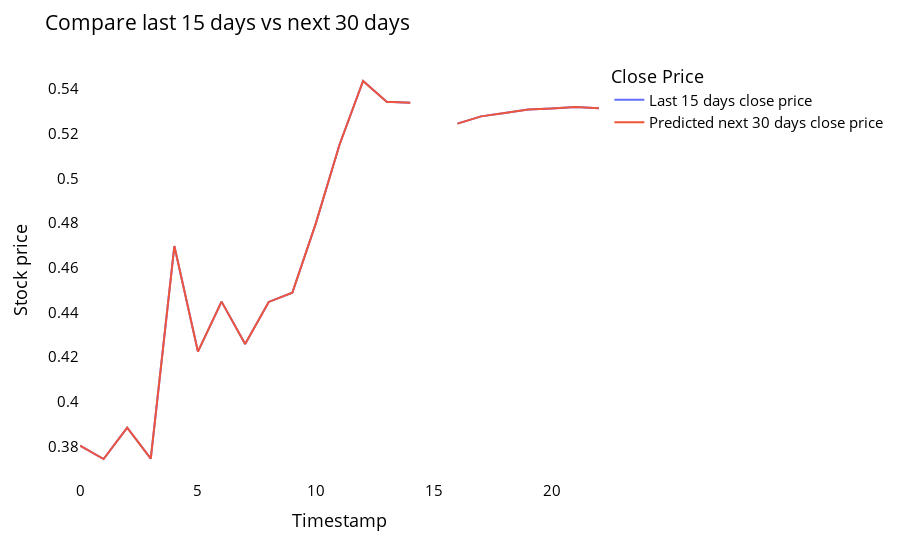

Notebook code cell kept with this figure:
### Code cell
temp_mat = np.empty((len(last_days)+pred_days+1,1))
temp_mat[:] = np.nan
temp_mat = temp_mat.reshape(1,-1).tolist()[0]

last_original_days_value = temp_mat
next_predicted_days_value = temp_mat

last_original_days_value[0:time_step+1] = scaler.inverse_transform(closedf[len(closedf)-time_step:]).reshape(1,-1).tolist()[0]
next_predicted_days_value[time_step+1:] = scaler.inverse_transform(np.array(lst_output).reshape(-1,1)).reshape(1,-1).tolist()[0]

new_pred_plot = pd.DataFrame({
    'last_original_days_value':last_original_days_value,
    'next_predicted_days_value':next_predicted_days_value
})

names = cycle(['Last 15 days close price','Predicted next 30 days close price'])

fig = px.line(new_pred_plot,x=new_pred_plot.index, y=[new_pred_plot['last_original_days_value'],
                                                      new_pred_plot['next_predicted_days_value']],
              labels={'value': 'Stock price','index': 'Timestamp'})
fig.update_layout(title_text='Compare last 15 days vs next 30 days',
                  plot_bgcolor='white', font_size=15, font_color='black',legend_title_text='Close Price')

fig.for_each_trace(lambda t:  t.update(name = next(names)))
fig.update_xaxes(showgrid=False)
fig.update_yaxes(showgrid=False)
fig.show()
fbitfile= open("xrp.txt", "wb")
pickle.dump((next_predicted_days_value),fbitfile)
fbitfile.close()

### Figure 1 — Plotly figure (JSON) as saved in the notebook; plotly's stock layout.template omitted (floating-point values rounded to 4 significant figures)
{"data": [{"hovertemplate": "variable=last_original_days_value<br>Timestamp=%{x}<br>Stock price=%{y}<extra></extra>", "legendgroup": "last_original_days_value", "line": {"color": "#636efa", "dash": "solid"}, "marker": {"symbol": "circle"}, "mode": "lines", "name": "Last 15 days close price", "orientation": "v", "showlegend": true, "type": "scatter", "x": [0, 1, 2, 3, 4, 5, 6, 7, 8, 9, 10, 11, 12, 13, 14, 15, 16, 17, 18, 19, 20, 21, 22], "xaxis": "x", "y": [0.3804, 0.3744, 0.3885, 0.3746, 0.4697, 0.4225, 0.4449, 0.4259, 0.4447, 0.4488, 0.48, 0.5151, 0.5436, 0.5342, 0.5339, null, 0.5245, 0.5278, 0.5293, 0.5308, 0.5313, 0.5319, 0.5314], "yaxis": "y"}, {"hovertemplate": "variable=next_predicted_days_value<br>Timestamp=%{x}<br>Stock price=%{y}<extra></extra>", "legendgroup": "next_predicted_days_value", "line": {"color": "#EF553B", "dash": "solid"}, "marker": {"symbol": "circle"}, "mode": "lines", "name": "Predicted next 30 days close price", "orientation": "v", "showlegend": true, "type": "scatter", "x": [0, 1, 2, 3, 4, 5, 6, 7, 8, 9, 10, 11, 12, 13, 14, 15, 16, 17, 18, 19, 20, 21, 22], "xaxis": "x", "y": [0.3804, 0.3744, 0.3885, 0.3746, 0.4697, 0.4225, 0.4449, 0.4259, 0.4447, 0.4488, 0.48, 0.5151, 0.5436, 0.5342, 0.5339, null, 0.5245, 0.5278, 0.5293, 0.5308, 0.5313, 0.5319, 0.5314], "yaxis": "y"}], "layout": {"font": {"color": "black", "size": 15}, "legend": {"title": {"text": "Close Price"}, "tracegroupgap": 0}, "margin": {"t": 60}, "plot_bgcolor": "white", "title": {"text": "Compare last 15 days vs next 30 days"}, "xaxis": {"anchor": "y", "domain": [0, 1], "showgrid": false, "title": {"text": "Timestamp"}}, "yaxis": {"anchor": "x", "domain": [0, 1], "showgrid": false, "title": {"text": "Stock price"}}}}
